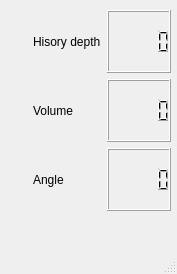
<?xml version="1.0" encoding="UTF-8"?>
<ui version="4.0">
 <class>MainWindow</class>
 <widget class="QMainWindow" name="MainWindow">
  <property name="geometry">
   <rect>
    <x>0</x>
    <y>0</y>
    <width>177</width>
    <height>274</height>
   </rect>
  </property>
  <property name="windowTitle">
   <string>MainWindow</string>
  </property>
  <widget class="QWidget" name="centralwidget">
   <widget class="QWidget" name="gridLayoutWidget">
    <property name="geometry">
     <rect>
      <x>0</x>
      <y>10</y>
      <width>171</width>
      <height>201</height>
     </rect>
    </property>
    <layout class="QGridLayout" name="gridLayout">
     <item row="1" column="1">
      <widget class="QLabel" name="label_2">
       <property name="text">
        <string>Volume</string>
       </property>
      </widget>
     </item>
     <item row="2" column="1">
      <widget class="QLabel" name="label_3">
       <property name="text">
        <string>Angle</string>
       </property>
      </widget>
     </item>
     <item row="0" column="0">
      <spacer name="horizontalSpacer">
       <property name="orientation">
        <enum>Qt::Horizontal</enum>
       </property>
       <property name="sizeHint" stdset="0">
        <size>
         <width>40</width>
         <height>20</height>
        </size>
       </property>
      </spacer>
     </item>
     <item row="2" column="2">
      <widget class="QLCDNumber" name="angleIndicator"/>
     </item>
     <item row="1" column="2">
      <widget class="QLCDNumber" name="volumeIndicator"/>
     </item>
     <item row="0" column="2">
      <widget class="QLCDNumber" name="historyIndicator"/>
     </item>
     <item row="0" column="1">
      <widget class="QLabel" name="label">
       <property name="text">
        <string>Hisory depth</string>
       </property>
      </widget>
     </item>
    </layout>
   </widget>
  </widget>
  <widget class="QMenuBar" name="menubar">
   <property name="geometry">
    <rect>
     <x>0</x>
     <y>0</y>
     <width>177</width>
     <height>29</height>
    </rect>
   </property>
  </widget>
  <widget class="QStatusBar" name="statusbar"/>
 </widget>
 <resources/>
 <connections/>
</ui>
